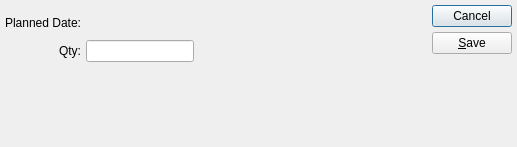
<?xml version="1.0" encoding="UTF-8"?>
<ui version="4.0">
 <comment>This file is part of the xtmfg Package for xTuple ERP,
and is Copyright (c) 1999-2017 by OpenMFG LLC, d/b/a xTuple.  It
is licensed to you under the xTuple End-User License Agreement (&quot;the
EULA&quot;), the full text of which is available at www.xtuple.com/EULA.
While the EULA gives you access to source code and encourages your
involvement in the development process, this Package is not free
software.  By using this software, you agree to be bound by the
terms of the EULA.</comment>
 <class>plannedScheduleItem</class>
 <widget class="QDialog" name="plannedScheduleItem">
  <property name="geometry">
   <rect>
    <x>0</x>
    <y>0</y>
    <width>517</width>
    <height>147</height>
   </rect>
  </property>
  <property name="windowTitle">
   <string>Production Plan Item</string>
  </property>
  <layout class="QHBoxLayout">
   <property name="spacing">
    <number>5</number>
   </property>
   <property name="margin">
    <number>5</number>
   </property>
   <item>
    <layout class="QVBoxLayout">
     <property name="spacing">
      <number>0</number>
     </property>
     <item>
      <layout class="QVBoxLayout">
       <property name="spacing">
        <number>5</number>
       </property>
       <item>
        <widget class="ItemCluster" name="_item"/>
       </item>
       <item>
        <layout class="QGridLayout">
         <property name="spacing">
          <number>5</number>
         </property>
         <item row="1" column="0">
          <widget class="QLabel" name="_qtyLit">
           <property name="text">
            <string>Qty:</string>
           </property>
           <property name="alignment">
            <set>Qt::AlignRight|Qt::AlignTrailing|Qt::AlignVCenter</set>
           </property>
           <property name="buddy">
            <cstring>_date</cstring>
           </property>
          </widget>
         </item>
         <item row="1" column="1">
          <layout class="QHBoxLayout">
           <property name="spacing">
            <number>0</number>
           </property>
           <item>
            <widget class="XLineEdit" name="_qty"/>
           </item>
           <item>
            <spacer>
             <property name="orientation">
              <enum>Qt::Horizontal</enum>
             </property>
             <property name="sizeHint" stdset="0">
              <size>
               <width>40</width>
               <height>20</height>
              </size>
             </property>
            </spacer>
           </item>
          </layout>
         </item>
         <item row="0" column="1">
          <layout class="QHBoxLayout">
           <property name="spacing">
            <number>0</number>
           </property>
           <item>
            <widget class="DLineEdit" name="_date"/>
           </item>
           <item>
            <spacer>
             <property name="orientation">
              <enum>Qt::Horizontal</enum>
             </property>
             <property name="sizeType">
              <enum>QSizePolicy::MinimumExpanding</enum>
             </property>
             <property name="sizeHint" stdset="0">
              <size>
               <width>66</width>
               <height>25</height>
              </size>
             </property>
            </spacer>
           </item>
          </layout>
         </item>
         <item row="0" column="0">
          <widget class="QLabel" name="_dateLit">
           <property name="text">
            <string>Planned Date:</string>
           </property>
           <property name="alignment">
            <set>Qt::AlignRight|Qt::AlignTrailing|Qt::AlignVCenter</set>
           </property>
           <property name="buddy">
            <cstring>_date</cstring>
           </property>
          </widget>
         </item>
        </layout>
       </item>
      </layout>
     </item>
     <item>
      <spacer>
       <property name="orientation">
        <enum>Qt::Vertical</enum>
       </property>
       <property name="sizeHint" stdset="0">
        <size>
         <width>273</width>
         <height>20</height>
        </size>
       </property>
      </spacer>
     </item>
    </layout>
   </item>
   <item>
    <spacer>
     <property name="orientation">
      <enum>Qt::Horizontal</enum>
     </property>
     <property name="sizeType">
      <enum>QSizePolicy::MinimumExpanding</enum>
     </property>
     <property name="sizeHint" stdset="0">
      <size>
       <width>16</width>
       <height>104</height>
      </size>
     </property>
    </spacer>
   </item>
   <item>
    <layout class="QVBoxLayout">
     <item>
      <widget class="QPushButton" name="_cancel">
       <property name="text">
        <string>Cancel</string>
       </property>
      </widget>
     </item>
     <item>
      <widget class="QPushButton" name="_save">
       <property name="text">
        <string>&amp;Save</string>
       </property>
      </widget>
     </item>
     <item>
      <spacer>
       <property name="orientation">
        <enum>Qt::Vertical</enum>
       </property>
       <property name="sizeHint" stdset="0">
        <size>
         <width>75</width>
         <height>0</height>
        </size>
       </property>
      </spacer>
     </item>
    </layout>
   </item>
  </layout>
 </widget>
 <customwidgets>
  <customwidget>
   <class>DLineEdit</class>
   <extends>QWidget</extends>
   <header>datecluster.h</header>
  </customwidget>
  <customwidget>
   <class>ItemCluster</class>
   <extends>QWidget</extends>
   <header>itemcluster.h</header>
  </customwidget>
  <customwidget>
   <class>XLineEdit</class>
   <extends>QLineEdit</extends>
   <header>xlineedit.h</header>
   <container>1</container>
  </customwidget>
 </customwidgets>
 <tabstops>
  <tabstop>_item</tabstop>
  <tabstop>_date</tabstop>
  <tabstop>_qty</tabstop>
  <tabstop>_cancel</tabstop>
  <tabstop>_save</tabstop>
 </tabstops>
 <resources/>
 <connections/>
</ui>
